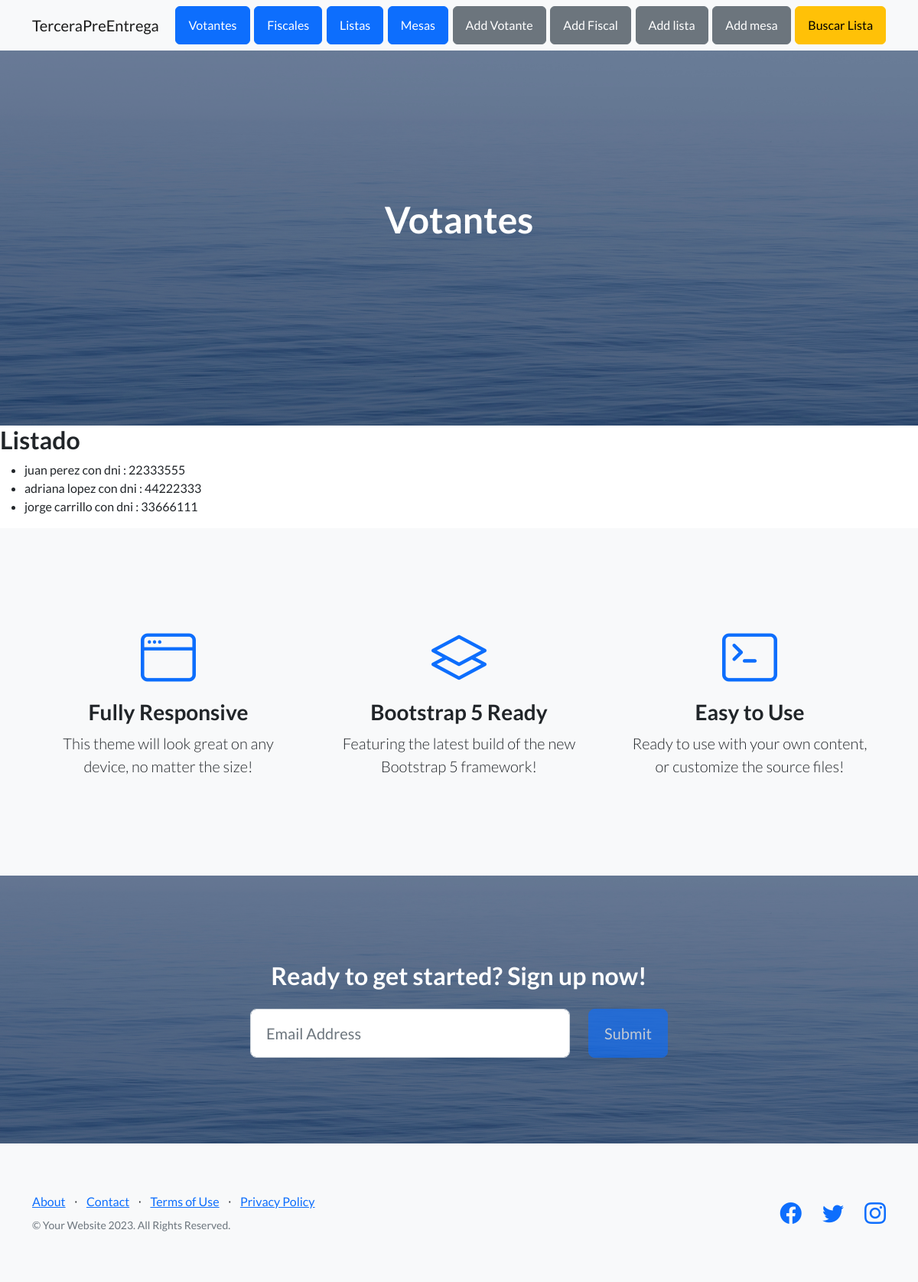
The app's page /elecciones/votantes with its own data.
### elecciones/models.py (models this page shows, shortened)
class Votante(models.Model):
    nombre= models.CharField(max_length=50)
    apellido = models.CharField(max_length=50)
    dni = models.IntegerField(8)

### elecciones/views.py (the view)
# urls.py: path('votantes',votantes,name="votantes"),
def votantes(request):
    votantes = Votante.objects.all()
    return render(request,"elecciones/votantes.html",{"votantes":votantes})

### elecciones/templates/elecciones/votantes.html (shortened to what this page needs)
{% extends 'elecciones/plantilla.html' %}
{% load static %}
{% block titulo %} Votantes {% endblock  %}
{% block contenido_que_cambia %}
     <h2> Listado </h2>
     <ul>
        {% for v in votantes %}
        <li>{{v.nombre}} {{v.apellido}} con dni : {{v.dni}}</li>
        {% endfor %}
    </ul>
{% endblock  %}

### records on screen
Votante: nombre "juan", apellido "perez", dni "22333555"
Votante: nombre "adriana", apellido "lopez", dni "44222333"
Votante: nombre "jorge", apellido "carrillo", dni "33666111"
